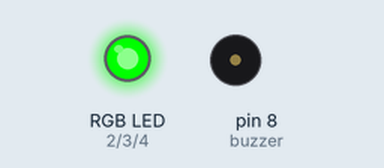
The sketch below on a simulated Arduino Uno, built with avr-gcc and run on an emulated ATmega328P. Shown: an RGB LED mixed from three pins (HIGH = lit), buzzer (waves = sounding).

Above: at 1.3 s.
Timing chart, 0 to 2.8 s (numbered marks = the images above):
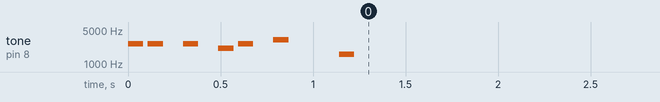

Measured:
- by itself, tone on pin 8 (buzzer): plays 2637 Hz for 0.08 s, 2637 Hz for 0.08 s, 2637 Hz for 0.08 s, 2093 Hz for 0.08 s, 2637 Hz for 0.08 s, 3136 Hz for 0.08 s … (7 notes in this stretch)

The sketch:

LED.ino
```cpp
#include <cvzone.h>

// Define RGB LED pins
const int RED_PIN = 2;    // Red LED cathode
const int GREEN_PIN = 3; // Green LED cathode
const int BLUE_PIN = 4;  // Blue LED cathode (not used)

// Define Buzzer pin
const int buzzer = 8;

// Note frequency definitions
#define NOTE_B0  31
#define NOTE_C1  33
#define NOTE_CS1 35
#define NOTE_D1  37
#define NOTE_DS1 39
#define NOTE_E1  41
#define NOTE_F1  44
#define NOTE_FS1 46
#define NOTE_G1  49
#define NOTE_GS1 52
#define NOTE_A1  55
#define NOTE_AS1 58
#define NOTE_B1  62

#define NOTE_C2  65
#define NOTE_CS2 69
#define NOTE_D2  73
#define NOTE_DS2 78
#define NOTE_E2  82
#define NOTE_F2  87
#define NOTE_FS2 93
#define NOTE_G2  98
#define NOTE_GS2 104
#define NOTE_A2  110
#define NOTE_AS2 117
#define NOTE_B2  123

#define NOTE_C3  131
#define NOTE_CS3 139
#define NOTE_D3  147
#define NOTE_DS3 156
#define NOTE_E3  165
#define NOTE_F3  175
#define NOTE_FS3 185
#define NOTE_G3  196
#define NOTE_GS3 208
#define NOTE_A3  220
#define NOTE_AS3 233
#define NOTE_B3  247

#define NOTE_C4  262
#define NOTE_CS4 277
#define NOTE_D4  294
#define NOTE_DS4 311
#define NOTE_E4  330
#define NOTE_F4  349
#define NOTE_FS4 370
#define NOTE_G4  392
#define NOTE_GS4 415
#define NOTE_A4  440
#define NOTE_AS4 466
#define NOTE_B4  494

#define NOTE_C5  523
#define NOTE_CS5 554
#define NOTE_D5  587
#define NOTE_DS5 622
#define NOTE_E5  659
#define NOTE_F5  698
#define NOTE_FS5 740
#define NOTE_G5  784
#define NOTE_GS5 831
#define NOTE_A5  880
#define NOTE_AS5 932
#define NOTE_B5  988

#define NOTE_C6  1047
#define NOTE_CS6 1109
#define NOTE_D6  1175
#define NOTE_DS6 1245
#define NOTE_E6  1319
#define NOTE_F6  1397
#define NOTE_FS6 1480
#define NOTE_G6  1568
#define NOTE_GS6 1661
#define NOTE_A6  1760
#define NOTE_AS6 1865
#define NOTE_B6  1976

#define NOTE_C7  2093
#define NOTE_CS7 2217
#define NOTE_D7  2349
#define NOTE_DS7 2489
#define NOTE_E7  2637
#define NOTE_F7  2794
#define NOTE_FS7 2960
#define NOTE_G7  3136
#define NOTE_GS7 3322
#define NOTE_A7  3520
#define NOTE_AS7 3729
#define NOTE_B7  3951

// -----------------------------
// Section 1: Opening Riff
// -----------------------------
int melody1[] = {
  NOTE_E7, NOTE_E7, 0, NOTE_E7,
  0, NOTE_C7, NOTE_E7, 0,
  NOTE_G7, 0, 0, 0,
  NOTE_G6, 0, 0, 0
};

int durations1[] = {
  12, 12, 12, 12,
  12, 12, 12, 12,
  12, 12, 12, 12,
  12, 12, 12, 12
};

// -----------------------------
// Section 2: Middle Part
// -----------------------------
int melody2[] = {
  NOTE_C7, 0, 0, NOTE_G6,
  0, 0, NOTE_E6, 0,
  0, NOTE_A6, 0, NOTE_B6,
  0, NOTE_AS6, NOTE_A6, 0
};

int durations2[] = {
  12, 12, 12, 12,
  12, 12, 12, 12,
  12, 12, 12, 12,
  12, 12, 12, 12
};

// -----------------------------
// Section 3: Final Part
// -----------------------------
int melody3[] = {
  NOTE_G6, NOTE_E7, NOTE_G7, NOTE_A7,
  0, NOTE_F7, NOTE_G7, 0,
  NOTE_E7, 0, NOTE_C7, NOTE_D7,
  NOTE_B6, 0, 0, 0
};

int durations3[] = {
  12, 12, 12, 12,
  12, 12, 12, 12,
  12, 12, 12, 12,
  12, 12, 12, 12
};

// -----------------------------
// Helper function to play a melody array
// -----------------------------
void playMelody(int melody[], int durations[], int length) {
  for (int i = 0; i < length; i++) {
    int noteDuration = 1000 / durations[i]; // duration in ms
    if (melody[i] == 0) {
      // 0 means rest
      delay(noteDuration);
    } else {
      tone(buzzer, melody[i], noteDuration);
      // Brief pause between notes for clarity
      int pauseBetweenNotes = noteDuration * 1.30;
      delay(pauseBetweenNotes);
      noTone(buzzer);
    }
  }
}

/*
  Disappointing Trumpet Alarm – Intensified Version
  -------------------------------------------------
  This sketch simulates a more disappointing and “louder” trumpet-like alarm.
  It uses an extended descending glissando and longer staccato hits with
  reduced silent gaps.

  Wiring:
    - Connect the buzzer's VCC to 5V (or the appropriate voltage)
    - Connect the buzzer's GND to Arduino GND
    - Connect the buzzer's Signal pin to digital pin 8
*/

// Function to perform a descending glissando (smooth slide)
void descendingGlissando(int startFreq, int endFreq, int duration, int steps) {
  for (int i = 0; i <= steps; i++) {
    // Linear interpolation between start and end frequency:
    int currentFreq = startFreq + ((endFreq - startFreq) * i) / steps;
    tone(buzzer, currentFreq);
    delay(duration / steps);
  }
  noTone(buzzer);
}

// Function to play a single note (or rest if frequency is 0)
void playNote(int frequency, int duration) {
  if (frequency == 0) {
    delay(duration);
  } else {
    tone(buzzer, frequency, duration);
    delay(duration * 1.1);  // slightly reduced pause for a more continuous sound
    noTone(buzzer);
  }
}

void playDisappointingSound() {
  // Part 1: Descending glissando for a deflating trumpet effect
  // Slide from 1000 Hz down to 300 Hz over 700 ms (using 30 steps)
  descendingGlissando(1000, 300, 700, 30);

  // Very short pause between segments
  delay(50);

  // Part 2: A longer, forceful staccato note to simulate a muted, disappointing trumpet hit
  playNote(500, 200);

  // Reduced pause between cycles for a more aggressive alarm rhythm
  delay(150);
}

void playMarioTheme() {
  int len1 = sizeof(melody1) / sizeof(melody1[0]);

  // Play Section 1 (Opening Riff)
  playMelody(melody1, durations1, len1);
}


// -------------------------------------------------------------------------------------------------------


int played = false;
bool red_on = false;
bool green_on = true;

SerialData serialData(1, 1);
int valsRec[1];

void setup() {
  pinMode(RED_PIN, OUTPUT);
  pinMode(GREEN_PIN, OUTPUT);
  pinMode(BLUE_PIN, OUTPUT);
  pinMode(buzzer, OUTPUT);

  // Start with the LED set to green
  analogWrite(RED_PIN, 0);     // Red OFF
  analogWrite(GREEN_PIN, 255); // Green ON
  analogWrite(BLUE_PIN, 0);    // Blue OFF
  digitalWrite(13, 0);

  serialData.begin();
}

void loop() {
  if (green_on && (!played)) {
    playMarioTheme();
    played = true;
  } else if (red_on) {
    playDisappointingSound();
    played = false;
  }

  serialData.Get(valsRec);

  if (valsRec[0]) {
    analogWrite(RED_PIN, 255);
    analogWrite(GREEN_PIN, 0);
    red_on = true;
    green_on = false;
  } else {
    analogWrite(GREEN_PIN, 255);
    analogWrite(RED_PIN, 0);
    green_on = true;
    red_on = false;
  }
}
```
